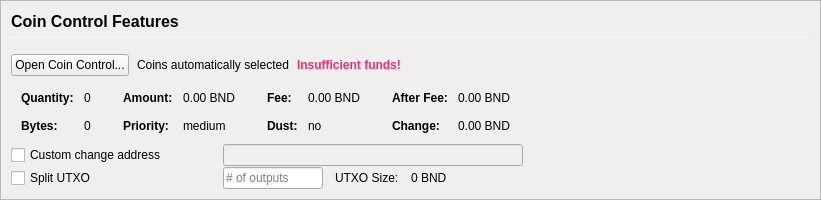
         <widget class="QFrame" name="frameCoinControl">
          <property name="sizePolicy">
           <sizepolicy hsizetype="Expanding" vsizetype="Expanding">
            <horstretch>0</horstretch>
            <verstretch>0</verstretch>
           </sizepolicy>
          </property>
          <property name="maximumSize">
           <size>
            <width>16777215</width>
            <height>16777215</height>
           </size>
          </property>
          <property name="frameShape">
           <enum>QFrame::StyledPanel</enum>
          </property>
          <property name="frameShadow">
           <enum>QFrame::Sunken</enum>
          </property>
          <layout class="QVBoxLayout" name="verticalLayoutCoinControl2">
           <property name="spacing">
            <number>0</number>
           </property>
           <property name="leftMargin">
            <number>0</number>
           </property>
           <property name="topMargin">
            <number>0</number>
           </property>
           <property name="rightMargin">
            <number>0</number>
           </property>
           <property name="bottomMargin">
            <number>0</number>
           </property>
           <item>
            <widget class="QFrame" name="frameCoinControl_BG">
             <layout class="QVBoxLayout" name="verticalLayoutCoinControl" stretch="0,0,0,0,0,0">
              <property name="spacing">
               <number>1</number>
              </property>
              <property name="leftMargin">
               <number>10</number>
              </property>
              <property name="topMargin">
               <number>10</number>
              </property>
              <item>
               <layout class="QHBoxLayout" name="horizontalLayoutCoinControl1">
                <property name="bottomMargin">
                 <number>15</number>
                </property>
                <item>
                 <layout class="QVBoxLayout" name="verticalLayout_3">
                  <property name="spacing">
                   <number>6</number>
                  </property>
                  <item>
                   <widget class="QLabel" name="labelCoinControlFeatures">
                    <property name="sizePolicy">
                     <sizepolicy hsizetype="Preferred" vsizetype="Maximum">
                      <horstretch>0</horstretch>
                      <verstretch>0</verstretch>
                     </sizepolicy>
                    </property>
                    <property name="minimumSize">
                     <size>
                      <width>0</width>
                      <height>20</height>
                     </size>
                    </property>
                    <property name="font">
                     <font>
                      <pointsize>12</pointsize>
                      <weight>75</weight>
                      <bold>true</bold>
                     </font>
                    </property>
                    <property name="styleSheet">
                     <string notr="true">font-weight:bold;</string>
                    </property>
                    <property name="text">
                     <string>Coin Control Features</string>
                    </property>
                   </widget>
                  </item>
                  <item>
                   <widget class="Line" name="line">
                    <property name="minimumSize">
                     <size>
                      <width>0</width>
                      <height>1</height>
                     </size>
                    </property>
                    <property name="maximumSize">
                     <size>
                      <width>16777215</width>
                      <height>1</height>
                     </size>
                    </property>
                    <property name="orientation">
                     <enum>Qt::Horizontal</enum>
                    </property>
                   </widget>
                  </item>
                 </layout>
                </item>
               </layout>
              </item>
              <item>
               <layout class="QHBoxLayout" name="horizontalLayoutCoinControl2" stretch="0,0,0,0">
                <property name="spacing">
                 <number>8</number>
                </property>
                <property name="bottomMargin">
                 <number>10</number>
                </property>
                <item>
                 <widget class="QPushButton" name="pushButtonCoinControl">
                  <property name="styleSheet">
                   <string notr="true"/>
                  </property>
                  <property name="text">
                   <string>Open Coin Control...</string>
                  </property>
                  <property name="autoDefault">
                   <bool>false</bool>
                  </property>
                 </widget>
                </item>
                <item>
                 <widget class="QLabel" name="labelCoinControlAutomaticallySelected">
                  <property name="text">
                   <string>Coins automatically selected</string>
                  </property>
                  <property name="margin">
                   <number>5</number>
                  </property>
                 </widget>
                </item>
                <item>
                 <widget class="QLabel" name="labelCoinControlInsuffFunds">
                  <property name="font">
                   <font>
                    <weight>75</weight>
                    <bold>true</bold>
                   </font>
                  </property>
                  <property name="styleSheet">
                   <string notr="true">color: #ee2f77;font-weight:bold;</string>
                  </property>
                  <property name="text">
                   <string>Insufficient funds!</string>
                  </property>
                  <property name="margin">
                   <number>5</number>
                  </property>
                 </widget>
                </item>
                <item>
                 <spacer name="horizontalSpacerCoinControl">
                  <property name="orientation">
                   <enum>Qt::Horizontal</enum>
                  </property>
                  <property name="sizeHint" stdset="0">
                   <size>
                    <width>40</width>
                    <height>1</height>
                   </size>
                  </property>
                 </spacer>
                </item>
               </layout>
              </item>
              <item>
               <widget class="QWidget" name="widgetCoinControl" native="true">
                <property name="sizePolicy">
                 <sizepolicy hsizetype="Preferred" vsizetype="Preferred">
                  <horstretch>0</horstretch>
                  <verstretch>0</verstretch>
                 </sizepolicy>
                </property>
                <property name="minimumSize">
                 <size>
                  <width>0</width>
                  <height>0</height>
                 </size>
                </property>
                <property name="styleSheet">
                 <string notr="true"/>
                </property>
                <layout class="QHBoxLayout" name="horizontalLayoutCoinControl5">
                 <property name="leftMargin">
                  <number>0</number>
                 </property>
                 <property name="topMargin">
                  <number>0</number>
                 </property>
                 <property name="rightMargin">
                  <number>0</number>
                 </property>
                 <property name="bottomMargin">
                  <number>0</number>
                 </property>
                 <item>
                  <layout class="QHBoxLayout" name="horizontalLayoutCoinControl3" stretch="0,0,0,1">
                   <property name="spacing">
                    <number>20</number>
                   </property>
                   <property name="topMargin">
                    <number>0</number>
                   </property>
                   <property name="bottomMargin">
                    <number>10</number>
                   </property>
                   <item>
                    <layout class="QFormLayout" name="formLayoutCoinControl1">
                     <property name="horizontalSpacing">
                      <number>10</number>
                     </property>
                     <property name="verticalSpacing">
                      <number>14</number>
                     </property>
                     <property name="leftMargin">
                      <number>10</number>
                     </property>
                     <property name="topMargin">
                      <number>4</number>
                     </property>
                     <property name="rightMargin">
                      <number>6</number>
                     </property>
                     <item row="0" column="0">
                      <widget class="QLabel" name="labelCoinControlQuantityText">
                       <property name="font">
                        <font>
                         <weight>75</weight>
                         <bold>true</bold>
                        </font>
                       </property>
                       <property name="text">
                        <string>Quantity:</string>
                       </property>
                       <property name="margin">
                        <number>0</number>
                       </property>
                      </widget>
                     </item>
                     <item row="0" column="1">
                      <widget class="QLabel" name="labelCoinControlQuantity">
                       <property name="cursor">
                        <cursorShape>IBeamCursor</cursorShape>
                       </property>
                       <property name="contextMenuPolicy">
                        <enum>Qt::ActionsContextMenu</enum>
                       </property>
                       <property name="text">
                        <string notr="true">0</string>
                       </property>
                       <property name="margin">
                        <number>0</number>
                       </property>
                       <property name="textInteractionFlags">
                        <set>Qt::LinksAccessibleByMouse|Qt::TextSelectableByKeyboard|Qt::TextSelectableByMouse</set>
                       </property>
                      </widget>
                     </item>
                     <item row="1" column="0">
                      <widget class="QLabel" name="labelCoinControlBytesText">
                       <property name="font">
                        <font>
                         <weight>75</weight>
                         <bold>true</bold>
                        </font>
                       </property>
                       <property name="text">
                        <string>Bytes:</string>
                       </property>
                      </widget>
                     </item>
                     <item row="1" column="1">
                      <widget class="QLabel" name="labelCoinControlBytes">
                       <property name="cursor">
                        <cursorShape>IBeamCursor</cursorShape>
                       </property>
                       <property name="contextMenuPolicy">
                        <enum>Qt::ActionsContextMenu</enum>
                       </property>
                       <property name="text">
                        <string notr="true">0</string>
                       </property>
                       <property name="textInteractionFlags">
                        <set>Qt::LinksAccessibleByMouse|Qt::TextSelectableByKeyboard|Qt::TextSelectableByMouse</set>
                       </property>
                      </widget>
                     </item>
                    </layout>
                   </item>
                   <item>
                    <layout class="QFormLayout" name="formLayoutCoinControl2">
                     <property name="horizontalSpacing">
                      <number>10</number>
                     </property>
                     <property name="verticalSpacing">
                      <number>14</number>
                     </property>
                     <property name="leftMargin">
                      <number>6</number>
                     </property>
                     <property name="topMargin">
                      <number>4</number>
                     </property>
                     <property name="rightMargin">
                      <number>6</number>
                     </property>
                     <item row="0" column="0">
                      <widget class="QLabel" name="labelCoinControlAmountText">
                       <property name="font">
                        <font>
                         <weight>75</weight>
                         <bold>true</bold>
                        </font>
                       </property>
                       <property name="text">
                        <string>Amount:</string>
                       </property>
                       <property name="margin">
                        <number>0</number>
                       </property>
                      </widget>
                     </item>
                     <item row="0" column="1">
                      <widget class="QLabel" name="labelCoinControlAmount">
                       <property name="cursor">
                        <cursorShape>IBeamCursor</cursorShape>
                       </property>
                       <property name="contextMenuPolicy">
                        <enum>Qt::ActionsContextMenu</enum>
                       </property>
                       <property name="text">
                        <string notr="true">0.00 BND</string>
                       </property>
                       <property name="textInteractionFlags">
                        <set>Qt::LinksAccessibleByMouse|Qt::TextSelectableByKeyboard|Qt::TextSelectableByMouse</set>
                       </property>
                      </widget>
                     </item>
                     <item row="1" column="0">
                      <widget class="QLabel" name="labelCoinControlPriorityText">
                       <property name="font">
                        <font>
                         <weight>75</weight>
                         <bold>true</bold>
                        </font>
                       </property>
                       <property name="text">
                        <string>Priority:</string>
                       </property>
                      </widget>
                     </item>
                     <item row="1" column="1">
                      <widget class="QLabel" name="labelCoinControlPriority">
                       <property name="cursor">
                        <cursorShape>IBeamCursor</cursorShape>
                       </property>
                       <property name="contextMenuPolicy">
                        <enum>Qt::ActionsContextMenu</enum>
                       </property>
                       <property name="text">
                        <string>medium</string>
                       </property>
                       <property name="textInteractionFlags">
                        <set>Qt::LinksAccessibleByMouse|Qt::TextSelectableByKeyboard|Qt::TextSelectableByMouse</set>
                       </property>
                      </widget>
                     </item>
                    </layout>
                   </item>
                   <item>
                    <layout class="QFormLayout" name="formLayoutCoinControl3">
                     <property name="horizontalSpacing">
                      <number>10</number>
                     </property>
                     <property name="verticalSpacing">
                      <number>14</number>
                     </property>
                     <property name="leftMargin">
                      <number>6</number>
                     </property>
                     <property name="topMargin">
                      <number>4</number>
                     </property>
                     <property name="rightMargin">
                      <number>6</number>
                     </property>
                     <item row="0" column="0">
                      <widget class="QLabel" name="labelCoinControlFeeText">
                       <property name="font">
                        <font>
                         <weight>75</weight>
                         <bold>true</bold>
                        </font>
                       </property>
                       <property name="text">
                        <string>Fee:</string>
                       </property>
                       <property name="margin">
                        <number>0</number>
                       </property>
                      </widget>
                     </item>
                     <item row="0" column="1">
                      <widget class="QLabel" name="labelCoinControlFee">
                       <property name="cursor">
                        <cursorShape>IBeamCursor</cursorShape>
                       </property>
                       <property name="contextMenuPolicy">
                        <enum>Qt::ActionsContextMenu</enum>
                       </property>
                       <property name="text">
                        <string notr="true">0.00 BND</string>
                       </property>
                       <property name="textInteractionFlags">
                        <set>Qt::LinksAccessibleByMouse|Qt::TextSelectableByKeyboard|Qt::TextSelectableByMouse</set>
                       </property>
                      </widget>
                     </item>
                     <item row="1" column="0">
                      <widget class="QLabel" name="labelCoinControlLowOutputText">
                       <property name="font">
                        <font>
                         <weight>75</weight>
                         <bold>true</bold>
                        </font>
                       </property>
                       <property name="text">
                        <string>Dust:</string>
                       </property>
                      </widget>
                     </item>
                     <item row="1" column="1">
                      <widget class="QLabel" name="labelCoinControlLowOutput">
                       <property name="cursor">
                        <cursorShape>IBeamCursor</cursorShape>
                       </property>
                       <property name="contextMenuPolicy">
                        <enum>Qt::ActionsContextMenu</enum>
                       </property>
                       <property name="text">
                        <string>no</string>
                       </property>
                       <property name="textInteractionFlags">
                        <set>Qt::LinksAccessibleByMouse|Qt::TextSelectableByKeyboard|Qt::TextSelectableByMouse</set>
                       </property>
                      </widget>
                     </item>
                    </layout>
                   </item>
                   <item>
                    <layout class="QFormLayout" name="formLayoutCoinControl4">
                     <property name="horizontalSpacing">
                      <number>10</number>
                     </property>
                     <property name="verticalSpacing">
                      <number>14</number>
                     </property>
                     <property name="leftMargin">
                      <number>6</number>
                     </property>
                     <property name="topMargin">
                      <number>4</number>
                     </property>
                     <property name="rightMargin">
                      <number>6</number>
                     </property>
                     <item row="0" column="0">
                      <widget class="QLabel" name="labelCoinControlAfterFeeText">
                       <property name="font">
                        <font>
                         <weight>75</weight>
                         <bold>true</bold>
                        </font>
                       </property>
                       <property name="text">
                        <string>After Fee:</string>
                       </property>
                       <property name="margin">
                        <number>0</number>
                       </property>
                      </widget>
                     </item>
                     <item row="0" column="1">
                      <widget class="QLabel" name="labelCoinControlAfterFee">
                       <property name="cursor">
                        <cursorShape>IBeamCursor</cursorShape>
                       </property>
                       <property name="contextMenuPolicy">
                        <enum>Qt::ActionsContextMenu</enum>
                       </property>
                       <property name="text">
                        <string notr="true">0.00 BND</string>
                       </property>
                       <property name="textInteractionFlags">
                        <set>Qt::LinksAccessibleByMouse|Qt::TextSelectableByKeyboard|Qt::TextSelectableByMouse</set>
                       </property>
                      </widget>
                     </item>
                     <item row="1" column="0">
                      <widget class="QLabel" name="labelCoinControlChangeText">
                       <property name="font">
                        <font>
                         <weight>75</weight>
                         <bold>true</bold>
                        </font>
                       </property>
                       <property name="text">
                        <string>Change:</string>
                       </property>
                      </widget>
                     </item>
                     <item row="1" column="1">
                      <widget class="QLabel" name="labelCoinControlChange">
                       <property name="cursor">
                        <cursorShape>IBeamCursor</cursorShape>
                       </property>
                       <property name="contextMenuPolicy">
                        <enum>Qt::ActionsContextMenu</enum>
                       </property>
                       <property name="text">
                        <string notr="true">0.00 BND</string>
                       </property>
                       <property name="textInteractionFlags">
                        <set>Qt::LinksAccessibleByMouse|Qt::TextSelectableByKeyboard|Qt::TextSelectableByMouse</set>
                       </property>
                      </widget>
                     </item>
                    </layout>
                   </item>
                  </layout>
                 </item>
                </layout>
               </widget>
              </item>
              <item>
               <layout class="QHBoxLayout" name="horizontalLayoutCoinControl4">
                <property name="spacing">
                 <number>12</number>
                </property>
                <property name="sizeConstraint">
                 <enum>QLayout::SetDefaultConstraint</enum>
                </property>
                <property name="topMargin">
                 <number>0</number>
                </property>
                <property name="rightMargin">
                 <number>0</number>
                </property>
                <item>
                 <widget class="QCheckBox" name="checkBoxCoinControlChange">
                  <property name="sizePolicy">
                   <sizepolicy hsizetype="Preferred" vsizetype="Preferred">
                    <horstretch>0</horstretch>
                    <verstretch>0</verstretch>
                   </sizepolicy>
                  </property>
                  <property name="minimumSize">
                   <size>
                    <width>200</width>
                    <height>0</height>
                   </size>
                  </property>
                  <property name="maximumSize">
                   <size>
                    <width>200</width>
                    <height>16777215</height>
                   </size>
                  </property>
                  <property name="toolTip">
                   <string>If this is activated, but the change address is empty or invalid, change will be sent to a newly generated address.</string>
                  </property>
                  <property name="text">
                   <string>Custom change address</string>
                  </property>
                 </widget>
                </item>
                <item>
                 <widget class="QValidatedLineEdit" name="lineEditCoinControlChange">
                  <property name="enabled">
                   <bool>false</bool>
                  </property>
                  <property name="sizePolicy">
                   <sizepolicy hsizetype="Preferred" vsizetype="Preferred">
                    <horstretch>0</horstretch>
                    <verstretch>0</verstretch>
                   </sizepolicy>
                  </property>
                  <property name="minimumSize">
                   <size>
                    <width>300</width>
                    <height>0</height>
                   </size>
                  </property>
                 </widget>
                </item>
                <item>
                 <widget class="QLabel" name="labelCoinControlChangeLabel">
                  <property name="sizePolicy">
                   <sizepolicy hsizetype="Preferred" vsizetype="Preferred">
                    <horstretch>0</horstretch>
                    <verstretch>0</verstretch>
                   </sizepolicy>
                  </property>
                  <property name="minimumSize">
                   <size>
                    <width>100</width>
                    <height>0</height>
                   </size>
                  </property>
                  <property name="text">
                   <string/>
                  </property>
                  <property name="margin">
                   <number>3</number>
                  </property>
                 </widget>
                </item>
               </layout>
              </item>
              <item>
               <layout class="QHBoxLayout" name="horizontalLayoutCoinControl6">
                <property name="spacing">
                 <number>12</number>
                </property>
                <property name="rightMargin">
                 <number>0</number>
                </property>
                <item>
                 <widget class="QCheckBox" name="splitBlockCheckBox">
                  <property name="sizePolicy">
                   <sizepolicy hsizetype="Preferred" vsizetype="Preferred">
                    <horstretch>0</horstretch>
                    <verstretch>0</verstretch>
                   </sizepolicy>
                  </property>
                  <property name="minimumSize">
                   <size>
                    <width>200</width>
                    <height>0</height>
                   </size>
                  </property>
                  <property name="maximumSize">
                   <size>
                    <width>200</width>
                    <height>16777215</height>
                   </size>
                  </property>
                  <property name="text">
                   <string>Split UTXO</string>
                  </property>
                 </widget>
                </item>
                <item>
                 <widget class="QLineEdit" name="splitBlockLineEdit">
                  <property name="sizePolicy">
                   <sizepolicy hsizetype="Preferred" vsizetype="Preferred">
                    <horstretch>50</horstretch>
                    <verstretch>0</verstretch>
                   </sizepolicy>
                  </property>
                  <property name="minimumSize">
                   <size>
                    <width>100</width>
                    <height>0</height>
                   </size>
                  </property>
                  <property name="maximumSize">
                   <size>
                    <width>100</width>
                    <height>16777215</height>
                   </size>
                  </property>
                  <property name="placeholderText">
                   <string># of outputs</string>
                  </property>
                 </widget>
                </item>
                <item>
                 <widget class="QLabel" name="labelBlockSizeText">
                  <property name="text">
                   <string>UTXO Size:</string>
                  </property>
                 </widget>
                </item>
                <item>
                 <widget class="QLabel" name="labelBlockSize">
                  <property name="text">
                   <string>0 BND</string>
                  </property>
                 </widget>
                </item>
                <item>
                 <spacer name="horizontalSpacer_7">
                  <property name="orientation">
                   <enum>Qt::Horizontal</enum>
                  </property>
                  <property name="sizeHint" stdset="0">
                   <size>
                    <width>40</width>
                    <height>20</height>
                   </size>
                  </property>
                 </spacer>
                </item>
               </layout>
              </item>
              <item>
               <spacer name="verticalSpacerCoinControl">
                <property name="orientation">
                 <enum>Qt::Vertical</enum>
                </property>
                <property name="sizeHint" stdset="0">
                 <size>
                  <width>800</width>
                  <height>1</height>
                 </size>
                </property>
               </spacer>
              </item>
             </layout>
            </widget>
           </item>
          </layout>
         </widget>
